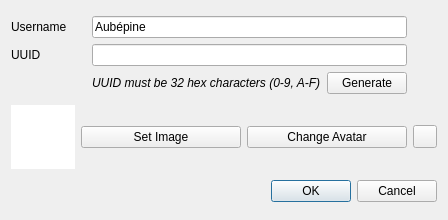
<?xml version="1.0" encoding="UTF-8"?>
<ui version="4.0">
 <class>NewUserDialog</class>
 <widget class="QDialog" name="NewUserDialog">
  <property name="geometry">
   <rect>
    <x>0</x>
    <y>0</y>
    <width>448</width>
    <height>220</height>
   </rect>
  </property>
  <property name="windowTitle">
   <string>New User</string>
  </property>
  <layout class="QGridLayout" name="gridLayout_2">
   <item row="2" column="1" colspan="3">
    <widget class="QDialogButtonBox" name="buttonBox">
     <property name="orientation">
      <enum>Qt::Orientation::Horizontal</enum>
     </property>
     <property name="standardButtons">
      <set>QDialogButtonBox::StandardButton::Cancel|QDialogButtonBox::StandardButton::Ok</set>
     </property>
    </widget>
   </item>
   <item row="1" column="2">
    <widget class="QPushButton" name="setAvatar">
     <property name="text">
      <string>Change Avatar</string>
     </property>
    </widget>
   </item>
   <item row="1" column="1">
    <widget class="QPushButton" name="selectImage">
     <property name="text">
      <string>Set Image</string>
     </property>
    </widget>
   </item>
   <item row="1" column="3">
    <widget class="QToolButton" name="revert">
     <property name="text">
      <string/>
     </property>
    </widget>
   </item>
   <item row="0" column="0" colspan="4">
    <layout class="QGridLayout" name="gridLayout">
     <item row="1" column="0">
      <widget class="QLabel" name="label">
       <property name="text">
        <string>UUID</string>
       </property>
      </widget>
     </item>
     <item row="0" column="1" colspan="2">
      <widget class="QLineEdit" name="username">
       <property name="text">
        <string>Aubépine</string>
       </property>
      </widget>
     </item>
     <item row="1" column="1" colspan="2">
      <widget class="QLineEdit" name="uuid"/>
     </item>
     <item row="0" column="0">
      <widget class="QLabel" name="label_2">
       <property name="text">
        <string>Username</string>
       </property>
      </widget>
     </item>
     <item row="2" column="1">
      <widget class="QLabel" name="label_3">
       <property name="font">
        <font>
         <italic>true</italic>
        </font>
       </property>
       <property name="text">
        <string>UUID must be 32 hex characters (0-9, A-F)</string>
       </property>
      </widget>
     </item>
     <item row="2" column="2">
      <widget class="QPushButton" name="generate">
       <property name="text">
        <string>Generate</string>
       </property>
      </widget>
     </item>
     <item row="1" column="3">
      <widget class="QLabel" name="uuidVerified">
       <property name="sizePolicy">
        <sizepolicy hsizetype="Fixed" vsizetype="Preferred">
         <horstretch>0</horstretch>
         <verstretch>0</verstretch>
        </sizepolicy>
       </property>
       <property name="minimumSize">
        <size>
         <width>24</width>
         <height>0</height>
        </size>
       </property>
      </widget>
     </item>
     <item row="0" column="3">
      <widget class="QLabel" name="usernameVerified">
       <property name="text">
        <string/>
       </property>
      </widget>
     </item>
    </layout>
   </item>
   <item row="1" column="0">
    <widget class="QGraphicsView" name="image">
     <property name="sizePolicy">
      <sizepolicy hsizetype="Expanding" vsizetype="Expanding">
       <horstretch>0</horstretch>
       <verstretch>0</verstretch>
      </sizepolicy>
     </property>
     <property name="minimumSize">
      <size>
       <width>64</width>
       <height>64</height>
      </size>
     </property>
     <property name="maximumSize">
      <size>
       <width>64</width>
       <height>64</height>
      </size>
     </property>
     <property name="frameShape">
      <enum>QFrame::Shape::NoFrame</enum>
     </property>
     <property name="frameShadow">
      <enum>QFrame::Shadow::Plain</enum>
     </property>
     <property name="verticalScrollBarPolicy">
      <enum>Qt::ScrollBarPolicy::ScrollBarAlwaysOff</enum>
     </property>
     <property name="horizontalScrollBarPolicy">
      <enum>Qt::ScrollBarPolicy::ScrollBarAlwaysOff</enum>
     </property>
     <property name="interactive">
      <bool>false</bool>
     </property>
    </widget>
   </item>
  </layout>
 </widget>
 <resources/>
 <connections>
  <connection>
   <sender>buttonBox</sender>
   <signal>accepted()</signal>
   <receiver>NewUserDialog</receiver>
   <slot>accept()</slot>
   <hints>
    <hint type="sourcelabel">
     <x>248</x>
     <y>254</y>
    </hint>
    <hint type="destinationlabel">
     <x>157</x>
     <y>274</y>
    </hint>
   </hints>
  </connection>
  <connection>
   <sender>buttonBox</sender>
   <signal>rejected()</signal>
   <receiver>NewUserDialog</receiver>
   <slot>reject()</slot>
   <hints>
    <hint type="sourcelabel">
     <x>316</x>
     <y>260</y>
    </hint>
    <hint type="destinationlabel">
     <x>286</x>
     <y>274</y>
    </hint>
   </hints>
  </connection>
 </connections>
</ui>
